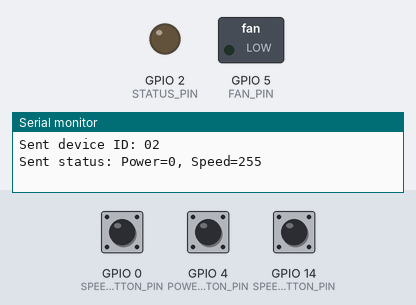
The program below on a simulated ESP8266 (NodeMCU). Parts: switched loads named in the program (green lamp = pin HIGH), output pins drawn as LEDs (lit = HIGH), the last lines printed to the serial monitor. The test bench sets the inputs (shaded band); at power-on: GPIO 4 (POWER_BUTTON_PIN) HIGH, GPIO 14 (SPEED_DOWN_BUTTON_PIN) HIGH, GPIO 0 (SPEED_UP_BUTTON_PIN) HIGH. WiFi joins after 1.5 s; servers stay silent unless stated.

Above: at 2.9 s.
3.0 s: GPIO 4 (POWER_BUTTON_PIN) pulled LOW for 0.15 s
At 4.5 s:
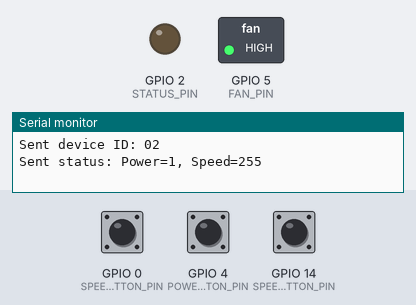
6.1 s: GPIO 14 (SPEED_DOWN_BUTTON_PIN) pulled LOW for 0.15 s
At 6.8 s:
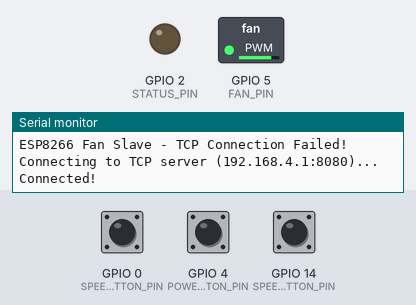
9.2 s: GPIO 14 (SPEED_DOWN_BUTTON_PIN) pulled LOW for 1 s
At 10.4 s:
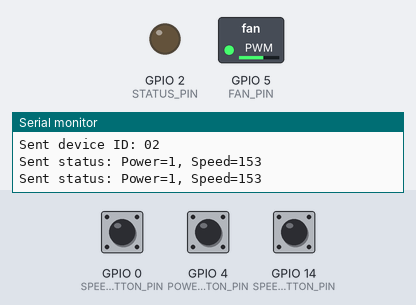
13.2 s: GPIO 14 (SPEED_DOWN_BUTTON_PIN) pulled LOW for 0.15 s
At 14.6 s:
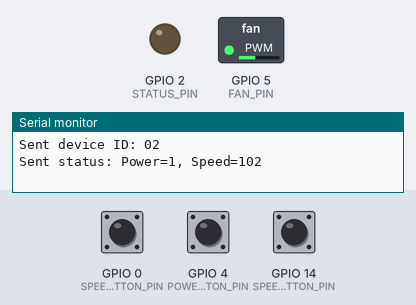
16.3 s: GPIO 4 (POWER_BUTTON_PIN) pulled LOW for 1 s
At 18.69 s:
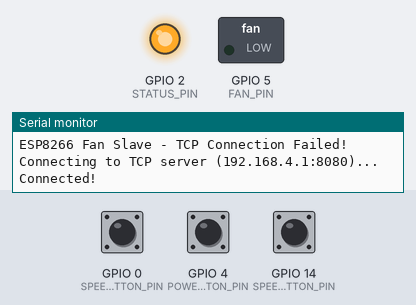
20.0 s: GPIO 4 (POWER_BUTTON_PIN) pulled LOW for 3.2 s
At 22.11 s:
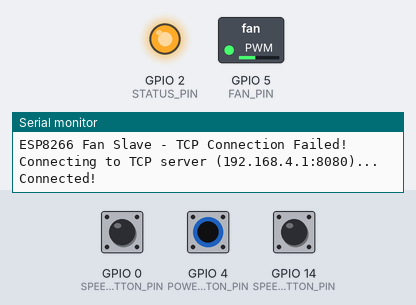
Timing chart, 0 to 27.1 s (numbered marks = the images above; inputs shaded):
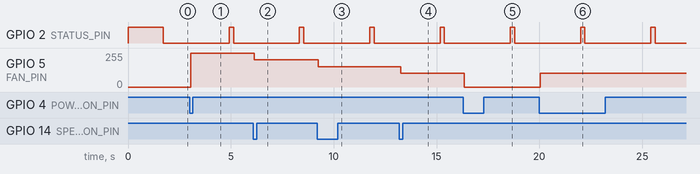

The program:

main.cpp
```cpp
#include <ESP8266WiFi.h>

// 函数原型声明
void connectToMaster();
void connectToTCPServer();
void processCommands();
void controlFan();
void sendStatus();

// ==================== 配置常量 ====================

// 主机热点信息
const char* masterSSID = "ESP32_Master";
const char* masterPassword = "smartdesk123";

// 主机IP和端口
const char* masterIP = "192.168.4.1";
const int masterPort = 8080;

// 设备ID
const char* deviceID = "02"; // 风扇设备

// 引脚定义
const int FAN_PIN = 5;          // D1 on NodeMCU (风扇控制)
const int STATUS_PIN = 2;        // GPIO2 (D4) on NodeMCU (状态指示)
const int POWER_BUTTON_PIN = 4;  // D2 on NodeMCU (电源按键)
const int SPEED_UP_BUTTON_PIN = 0;  // D3 on NodeMCU (升速按键)
const int SPEED_DOWN_BUTTON_PIN = 14; // D5 on NodeMCU (降速按键)

// 时间常量
const unsigned long debounceDelay = 50;         // 按键去抖延迟
const unsigned long RECONNECT_INTERVAL = 5000;  // 重连间隔
const unsigned long BLINK_INTERVAL_WIFI = 1000; // WiFi未连接时LED闪烁间隔
const unsigned long BLINK_INTERVAL_TCP = 500;   // TCP未连接时LED闪烁间隔

// 心跳控制
unsigned long lastHeartbeatTime = 0;
const unsigned long HEARTBEAT_INTERVAL = 5000; // 5秒发送一次心跳
// ==================== 全局变量 ====================

// WiFi客户端
WiFiClient client;

// 设备状态
volatile bool powerState = false;  // 电源状态
volatile int speed = 255;          // 风扇速度 (0-255)
volatile bool statusChanged = false; // 状态变更标志

// 重连控制
unsigned long lastReconnectAttempt = 0;

// LED状态控制
unsigned long lastBlinkTime = 0;
bool ledState = false;

// ==================== 中断处理函数 ====================

IRAM_ATTR void powerButtonISR() {
    unsigned long debounceStart = millis();
    while((millis() - debounceStart) < debounceDelay);

    // 检查按键是否仍然按下
    if (digitalRead(POWER_BUTTON_PIN) == LOW) {
        powerState = !powerState;
        controlFan();
        statusChanged = true;
    }
}

IRAM_ATTR void speedUpButtonISR() {
    unsigned long debounceStart = millis();
    while((millis() - debounceStart) < debounceDelay);

    // 检查按键是否仍然按下
    if (digitalRead(SPEED_UP_BUTTON_PIN) == LOW) {
        speed = constrain(speed + 51, 0, 255);
        controlFan();
        statusChanged = true;
    }
}

IRAM_ATTR void speedDownButtonISR() {
    unsigned long debounceStart = millis();
    while((millis() - debounceStart) < debounceDelay);

    // 检查按键是否仍然按下
    if (digitalRead(SPEED_DOWN_BUTTON_PIN) == LOW) {
        speed = constrain(speed - 51, 0, 255);
        controlFan();
        statusChanged = true;
    }
}

// ==================== 初始化函数 ====================

void setup() {
    // 初始化串口
    Serial.begin(115200);
    Serial.println("ESP8266 Fan Slave Starting...");

    // 初始化风扇引脚
    pinMode(FAN_PIN, OUTPUT);
    digitalWrite(FAN_PIN, LOW);

    // 初始化状态指示引脚（上拉电阻，低电平点亮）
    pinMode(STATUS_PIN, OUTPUT);
    digitalWrite(STATUS_PIN, HIGH); // 初始状态熄灭

    // 初始化按键引脚
    pinMode(POWER_BUTTON_PIN, INPUT_PULLUP);
    pinMode(SPEED_UP_BUTTON_PIN, INPUT_PULLUP);
    pinMode(SPEED_DOWN_BUTTON_PIN, INPUT_PULLUP);

    // 附加中断
    attachInterrupt(digitalPinToInterrupt(POWER_BUTTON_PIN), powerButtonISR, FALLING);
    attachInterrupt(digitalPinToInterrupt(SPEED_UP_BUTTON_PIN), speedUpButtonISR, FALLING);
    attachInterrupt(digitalPinToInterrupt(SPEED_DOWN_BUTTON_PIN), speedDownButtonISR, FALLING);

    // 连接到主机热点
    connectToMaster();
}

// ==================== 主循环 ====================

void loop() {
    // 检查WiFi连接
    if (WiFi.status() != WL_CONNECTED) {
        // WiFi未连接，LED闪烁
        if (millis() - lastBlinkTime > BLINK_INTERVAL_WIFI) {
            lastBlinkTime = millis();
            ledState = !ledState;
            digitalWrite(STATUS_PIN, !ledState); // 上拉电阻，低电平点亮
        }

        // 尝试重连
        if (millis() - lastReconnectAttempt > RECONNECT_INTERVAL) {
            lastReconnectAttempt = millis();
            connectToMaster();
        }
    } else {
        // 检查TCP连接
        if (!client.connected()) {
            Serial.println("ESP8266 Fan Slave - TCP Connection Failed!");
            // WiFi连接但TCP未连接，LED闪烁
            if (millis() - lastBlinkTime > BLINK_INTERVAL_TCP) {
                lastBlinkTime = millis();
                ledState = !ledState;
                digitalWrite(STATUS_PIN, !ledState); // 上拉电阻，低电平点亮
            }
            connectToTCPServer();
        } else {
            // 连接成功，LED常亮（低电平）
            digitalWrite(STATUS_PIN, LOW);
            // 处理收到的命令
            processCommands();
        }
    }

    // 处理状态变化
    if (statusChanged) {
        statusChanged = false;
        sendStatus();
        Serial.println("Status changed - Power: " + String(powerState ? "ON" : "OFF") + ", Speed: " + String(speed));
    }

    // 发送心跳
    if (client.connected() && millis() - lastHeartbeatTime > HEARTBEAT_INTERVAL) {
        lastHeartbeatTime = millis();
        sendStatus();
    }

    // 短暂延时
    delay(10);
}

// ==================== 网络连接函数 ====================

void connectToMaster() {
    Serial.print("Connecting to master AP: ");
    Serial.println(masterSSID);

    WiFi.begin(masterSSID, masterPassword);

    int attempts = 0;
    while (WiFi.status() != WL_CONNECTED && attempts < 20) {
        delay(100);
        Serial.print(".");
        attempts++;
    }

    if (WiFi.status() == WL_CONNECTED) {
        Serial.println("\nConnected to master AP!");
        Serial.print("IP address: ");
        Serial.println(WiFi.localIP());

        // 连接到TCP服务器
        connectToTCPServer();
    } else {
        Serial.println("\nFailed to connect to master AP!");
    }
}

void connectToTCPServer() {
    Serial.print("Connecting to TCP server (" + String(masterIP) + ":" + String(masterPort) + ")...");

    if (client.connect(masterIP, masterPort)) {
        Serial.println(" Connected!");

        // 发送设备ID
        client.println(deviceID);
        Serial.println("Sent device ID: " + String(deviceID));

        // 发送当前状态
        sendStatus();
    } else {
        Serial.println(" Failed!");
    }
}

// ==================== 命令处理函数 ====================

void processCommands() {
    if (client.available()) {
        String command = client.readStringUntil('\n');
        command.trim();

        Serial.println("Received command: " + command);

        // 解析命令：deviceID|commandType|parameter
        int firstPipe = command.indexOf('|');
        int secondPipe = command.indexOf('|', firstPipe + 1);

        if (firstPipe != -1 && secondPipe != -1) {
            String receivedDeviceID = command.substring(0, firstPipe);
            String commandType = command.substring(firstPipe + 1, secondPipe);
            String parameter = command.substring(secondPipe + 1);

            // 检查设备ID是否匹配
            if (receivedDeviceID == deviceID) {
                // 处理电源控制命令
                if (commandType == "01") {
                    powerState = (parameter == "1");
                    controlFan();
                    sendStatus();
                    Serial.println("Power state changed to: " + String(powerState ? "ON" : "OFF"));
                }
                // 处理速度控制命令
                else if (commandType == "02") {
                    speed = parameter.toInt();
                    speed = constrain(speed, 0, 255);
                    if (powerState) {
                        controlFan();
                    }
                    sendStatus();
                    Serial.println("Speed changed to: " + String(speed));
                }
            }
        }
    }
}

// ==================== 设备控制函数 ====================

void controlFan() {
    if (powerState) {
        // 使用PWM控制速度
        if(speed == 0) speed = 10;
        analogWrite(FAN_PIN, speed);
    } else {
        // 关闭风扇
        digitalWrite(FAN_PIN, LOW);
    }
}

void sendStatus() {
    if (client.connected()) {
        // 发送电源状态
        String powerStatus = String(deviceID) + "|01|" + String(powerState ? "1" : "0") + "\n";
        client.print(powerStatus);

        // 发送速度状态
        String speedStatus = String(deviceID) + "|02|" + String(speed) + "\n";
        client.print(speedStatus);

        Serial.println("Sent status: Power=" + String(powerState ? "1" : "0") + ", Speed=" + String(speed));
    }
}
```

Measured:
- after the input at 3.0 s, GPIO 5 (FAN_PIN): 0/255 → 255/255 after 0.05 s
- after the input at 6.1 s, GPIO 5 (FAN_PIN): 255/255 → 204/255 after 0.05 s
- after the input at 9.2 s, GPIO 5 (FAN_PIN): 204/255 → 153/255 after 0.05 s
- after the input at 13.2 s, GPIO 5 (FAN_PIN): 153/255 → 102/255 after 0.05 s
- after the input at 16.3 s, GPIO 5 (FAN_PIN): 102/255 → 0/255 after 0.05 s
- after the input at 20.0 s, GPIO 5 (FAN_PIN): 0/255 → 102/255 after 0.05 s
- by itself, GPIO 2 (STATUS_PIN): alternates HIGH for 0.21 s and LOW for 3.2 s
